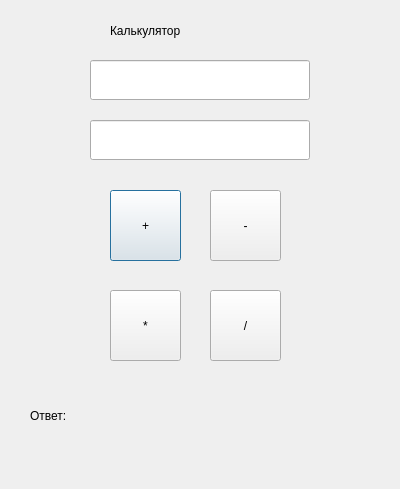
<?xml version="1.0" encoding="UTF-8"?>
<ui version="4.0">
 <class>Dialog</class>
 <widget class="QDialog" name="Dialog">
  <property name="geometry">
   <rect>
    <x>0</x>
    <y>0</y>
    <width>400</width>
    <height>489</height>
   </rect>
  </property>
  <property name="windowTitle">
   <string>Dialog</string>
  </property>
  <widget class="QLabel" name="label">
   <property name="geometry">
    <rect>
     <x>110</x>
     <y>10</y>
     <width>201</width>
     <height>41</height>
    </rect>
   </property>
   <property name="styleSheet">
    <string notr="true">font: 19pt &quot;MS Serif&quot;;</string>
   </property>
   <property name="text">
    <string>Калькулятор</string>
   </property>
  </widget>
  <widget class="QLineEdit" name="input1">
   <property name="geometry">
    <rect>
     <x>90</x>
     <y>60</y>
     <width>220</width>
     <height>40</height>
    </rect>
   </property>
   <property name="styleSheet">
    <string notr="true">font: 16pt &quot;MS Shell Dlg 2&quot;;</string>
   </property>
  </widget>
  <widget class="QLineEdit" name="input2">
   <property name="geometry">
    <rect>
     <x>90</x>
     <y>120</y>
     <width>220</width>
     <height>40</height>
    </rect>
   </property>
   <property name="styleSheet">
    <string notr="true">font: 16pt &quot;MS Shell Dlg 2&quot;;</string>
   </property>
  </widget>
  <widget class="QPushButton" name="add">
   <property name="geometry">
    <rect>
     <x>110</x>
     <y>190</y>
     <width>71</width>
     <height>71</height>
    </rect>
   </property>
   <property name="styleSheet">
    <string notr="true">font: 26pt &quot;MS Shell Dlg 2&quot;;</string>
   </property>
   <property name="text">
    <string>+</string>
   </property>
  </widget>
  <widget class="QPushButton" name="mult">
   <property name="geometry">
    <rect>
     <x>110</x>
     <y>290</y>
     <width>71</width>
     <height>71</height>
    </rect>
   </property>
   <property name="styleSheet">
    <string notr="true">font: 26pt &quot;MS Shell Dlg 2&quot;;</string>
   </property>
   <property name="text">
    <string>*</string>
   </property>
  </widget>
  <widget class="QPushButton" name="sub">
   <property name="geometry">
    <rect>
     <x>210</x>
     <y>190</y>
     <width>71</width>
     <height>71</height>
    </rect>
   </property>
   <property name="styleSheet">
    <string notr="true">font: 26pt &quot;MS Shell Dlg 2&quot;;</string>
   </property>
   <property name="text">
    <string>-</string>
   </property>
  </widget>
  <widget class="QPushButton" name="div">
   <property name="geometry">
    <rect>
     <x>210</x>
     <y>290</y>
     <width>71</width>
     <height>71</height>
    </rect>
   </property>
   <property name="styleSheet">
    <string notr="true">font: 26pt &quot;MS Shell Dlg 2&quot;;</string>
   </property>
   <property name="text">
    <string>/</string>
   </property>
  </widget>
  <widget class="QLabel" name="result">
   <property name="geometry">
    <rect>
     <x>30</x>
     <y>400</y>
     <width>351</width>
     <height>31</height>
    </rect>
   </property>
   <property name="styleSheet">
    <string notr="true">font: 20pt &quot;MS Sans Serif&quot;;</string>
   </property>
   <property name="text">
    <string>Ответ:</string>
   </property>
  </widget>
 </widget>
 <resources/>
 <connections/>
</ui>
